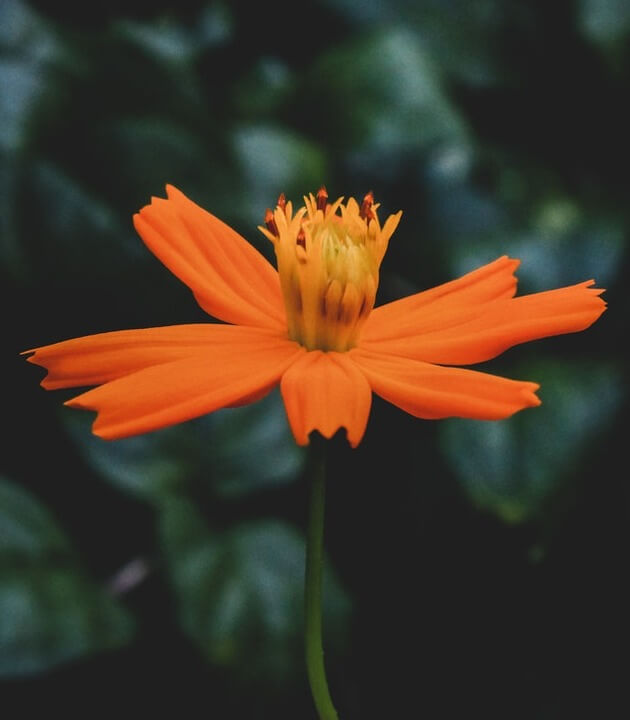
#> input picture DAY03/orange-flower.jpg, 630 x 720 px
$ python task3.py
#> lines starting #> are read from the running program, lines starting #| are printed output that depends on the picture
import cv2
import numpy as np
import matplotlib.pyplot as plt

#reading image OpenCv reads it in BGR format
img=cv2.imread("orange-flower.jpg")
#> img is the input picture: shape (720, 630, 3); mean B, G, R 40.5, 55.2, 67.7
rgb=img.copy()#copying image
height, width, channel=img.shape
#> height = 720; width = 630; channel = 3

#visiting every pixel and swapping blue and red channels
for i in range(height):
    for j in range(width):
        rgb[i, j, 0]=img[i, j, 2]
        rgb[i, j, 1]=img[i, j, 1]
        rgb[i, j, 2]=img[i, j, 0]
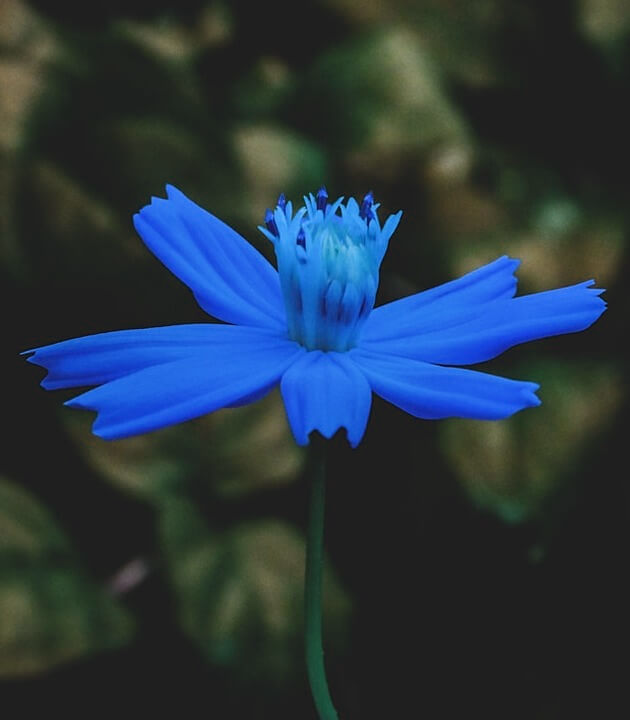
#> rgb: shape (720, 630, 3); mean B, G, R 67.7, 55.2, 40.5

#making an empty hsv image it also has 3 channels
hsv=np.zeros((height, width, 3), dtype=float)

#visiting every pixel of RGB image
for i in range(height):
    for j in range(width):

        #reading values and converting them in range 0 to 1
        r=rgb[i, j, 0]/255.0
        g=rgb[i, j, 1]/255.0
        b=rgb[i, j, 2]/255.0

        #finding max and min value
        maxVal=max(r, g, b)
        minVal=min(r, g, b)
        difference=maxVal-minVal#find difference

        #calculating hue
        if difference==0:
            H=0
        elif maxVal==r:
            H=(60*((g-b)/difference)+360)%360
        elif maxVal==g:
            H=(60*((b-r)/difference)+120)
        else:
            H=(60*((r-g)/difference)+240)

        #calculating saturation
        if maxVal==0:
            S=0
        else:
            S=difference/maxVal

        #calculating value
        V=maxVal

        #storing hsv values
        hsv[i, j, 0]=H
        hsv[i, j, 1]=S
        hsv[i, j, 2]=V
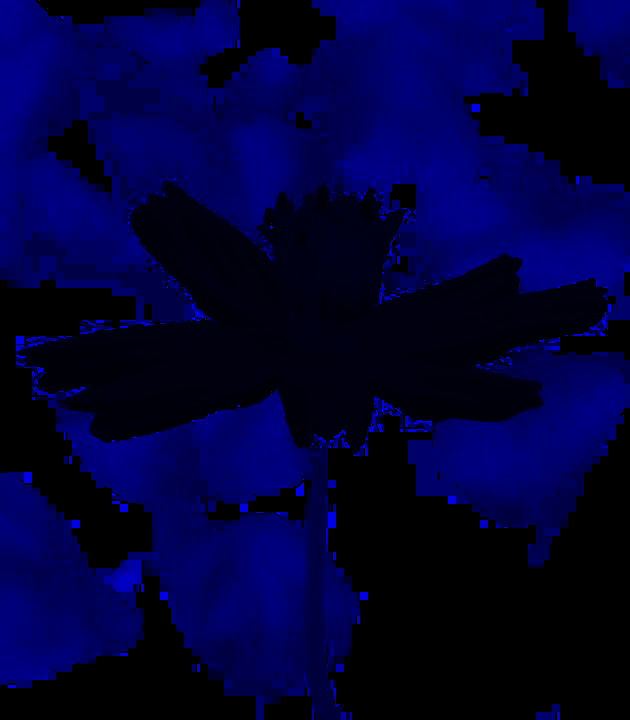
#> hsv: shape (720, 630, 3) float64; mean B, G, R 79.8, 0.3, 0.3; drawn with min black and max white

#making an empty hsl image it also has 3 channels
hsl=np.zeros((height, width, 3), dtype=float)
#visiting every pixel of RGB image
for i in range(height):
    for j in range(width):
        r=rgb[i, j, 0]/255.0
        g=rgb[i, j, 1]/255.0
        b=rgb[i, j, 2]/255.0

        maxVal=max(r, g, b)
        minVal=min(r, g, b)
        difference=maxVal-minVal

        #calculating hue
        if difference==0:
            H=0
        elif maxVal==r:
            H=(60*((g-b)/difference)+360)%360
        elif maxVal==g:
            H=(60*((b-r)/difference)+120)
        else:
            H=(60*((r-g)/difference)+240)

        #calculating lightness
        L=(maxVal+minVal)/2

        #calculating saturation
        if difference==0:
            S=0
        else:
            S=difference/(1-abs(2*L-1))

        #storing hsl values
        hsl[i, j, 0]=H
        hsl[i, j, 1]=S
        hsl[i, j, 2]=L

#making an empty xyz image
xyz=np.zeros((height, width, 3), dtype=float)
for i in range(height):
    for j in range(width):
        r=rgb[i, j, 0]/255.0
        g=rgb[i, j, 1]/255.0
        b=rgb[i, j, 2]/255.0

        #applying gamma correction and this converts sRGB values into linear RGB values
        if r>0.04045:
            r=((r+0.055)/1.055)**2.4
        else:
            r=r/12.92

        if g>0.04045:
            g=((g+0.055)/1.055)**2.4
        else:
            g=g/12.92

        if b>0.04045:
            b=((b+0.055)/1.055)**2.4
        else:
            b=b/12.92

        #converting RGB to XYZ values
        X=(0.4124*r)+(0.3576*g)+(0.1805*b)
        Y=(0.2126*r)+(0.7152*g)+(0.0722*b)
        Z=(0.0193*r)+(0.1192*g)+(0.9505*b)

        #storing xyz values
        xyz[i, j, 0]=X
        xyz[i, j, 1]=Y
        xyz[i, j, 2]=Z
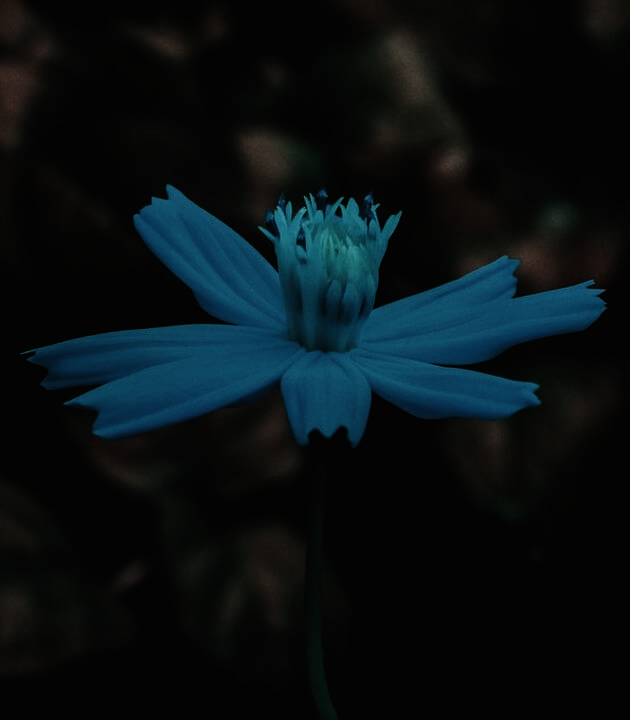
#> xyz: shape (720, 630, 3) float64; mean B, G, R 0.0791, 0.0669, 0.0332

#reference white values
Xn=0.95047
Yn=1.00000
Zn=1.08883

#an empty lab image
lab=np.zeros((height, width, 3), dtype=float)
for i in range(height):
    for j in range(width):
        #normalize xyz values
        X=xyz[i, j, 0]/Xn
        Y=xyz[i, j, 1]/Yn
        Z=xyz[i, j, 2]/Zn

        #applying formula
        if X>0.008856:
            X=X**(1/3)
        else:
            X=(7.787*X)+(16/116)

        if Y>0.008856:
            Y=Y**(1/3)
        else:
            Y=(7.787*Y)+(16/116)

        if Z>0.008856:
            Z=Z**(1/3)
        else:
            Z=(7.787*Z)+(16/116)

        #calculating lab values
        L=(116*Y)-16
        A=500*(X-Y)
        B=200*(Y-Z)

        lab[i, j, 0]=L
        lab[i, j, 1]=A
        lab[i, j, 2]=B
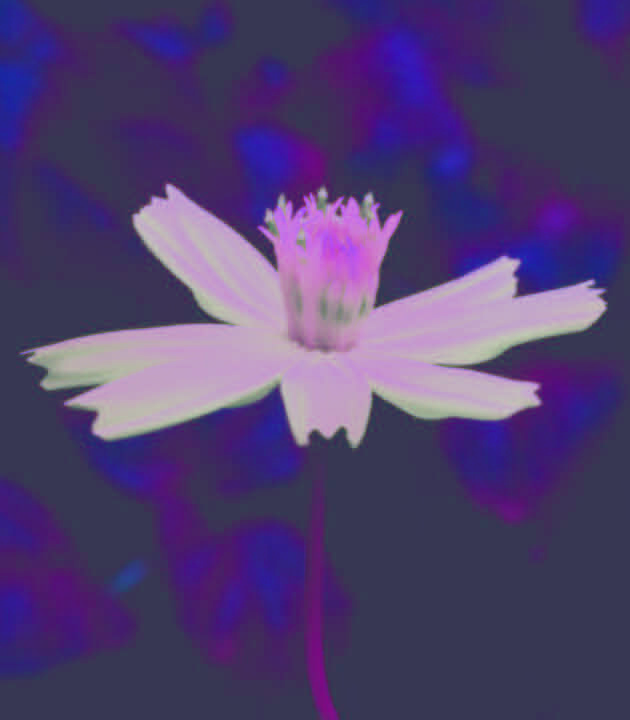
#> lab: shape (720, 630, 3) float64; mean B, G, R 24.4, 3.4, 10.8; drawn with min black and max white

#an empty grayscale image
gray=np.zeros((height, width), dtype=np.uint8)
for i in range(height):
    for j in range(width):
        r=rgb[i, j, 0]
        g=rgb[i, j, 1]
        b=rgb[i, j, 2]

        #converting rgb into grayscale
        grayVal=(0.299*r)+(0.587*g)+(0.114*b)
        gray[i, j]=int(grayVal)
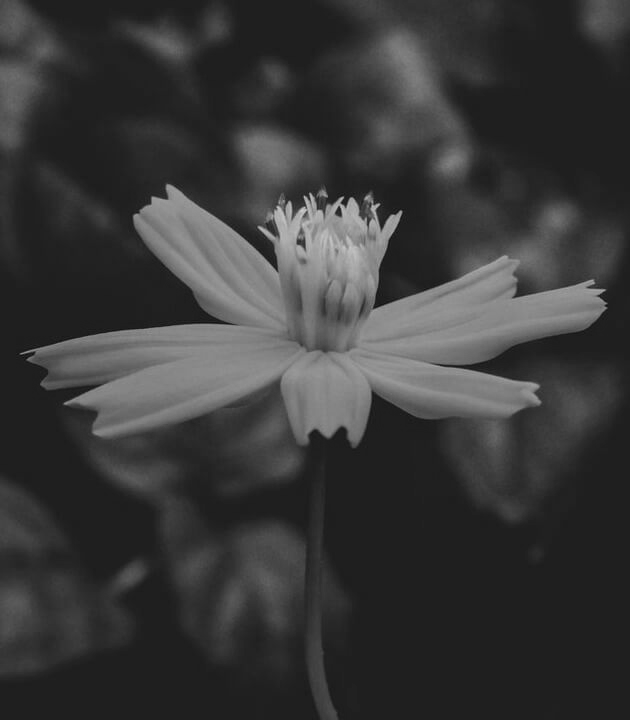
#> gray: shape (720, 630); min 13, max 204, mean 56.9

plt.figure(figsize=(18, 10))
plt.subplot(2, 3, 1)
plt.imshow(img[:, :, ::-1])#converting bgr to rgb for display
plt.title("Image")
plt.axis("off")

plt.subplot(2, 3, 2)
plt.imshow(rgb)
plt.title("RGB")
plt.axis("off")

#hsv values normalized for visualization
plt.subplot(2, 3, 3)
hsvDis=np.zeros_like(rgb, dtype=float)
hsvDis[:, :, 0]=hsv[:, :, 0]/360
hsvDis[:, :, 1]=hsv[:, :, 1]
hsvDis[:, :, 2]=hsv[:, :, 2]
plt.imshow(hsvDis)
plt.title("HSV")
plt.axis("off")

#hsl values normalized for visualization
plt.subplot(2, 3, 4)
hslDis=np.zeros_like(rgb, dtype=float)
hslDis[:, :, 0]=hsl[:, :, 0]/360
hslDis[:, :, 1]=hsl[:, :, 1]
hslDis[:, :, 2]=hsl[:, :, 2]
plt.imshow(hslDis)
plt.title("HSL")
plt.axis("off")

#lab values normalized for visualization
plt.subplot(2, 3, 5)
labDis=np.zeros_like(rgb, dtype=float)
labDis[:, :, 0]=lab[:, :, 0]/100
labDis[:, :, 1]=(lab[:, :, 1]+128)/255
labDis[:, :, 2]=(lab[:, :, 2]+128)/255
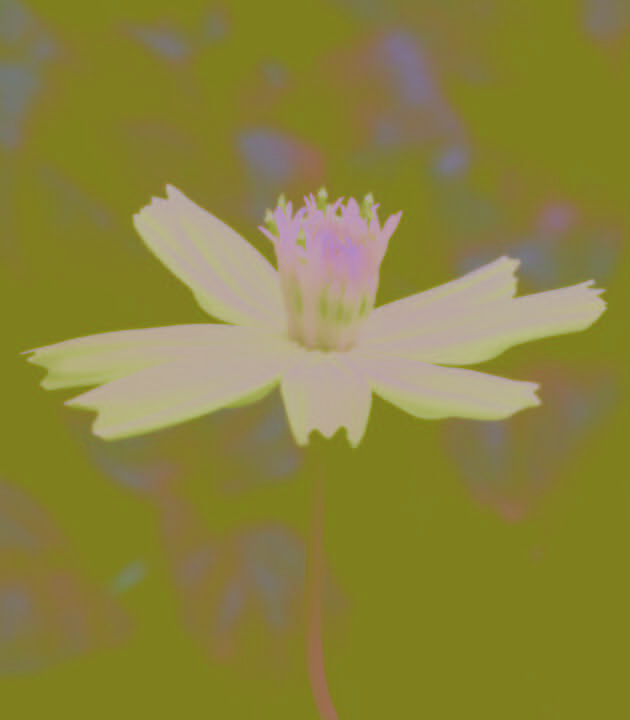
#> labDis: shape (720, 630, 3) float64; mean B, G, R 0.244, 0.515, 0.544
plt.imshow(labDis)
plt.title("LAB")
plt.axis("off")

plt.subplot(2, 3, 6)
plt.imshow(gray, cmap="gray")
plt.title("GRAYSCALE")
plt.axis("off")

plt.show()
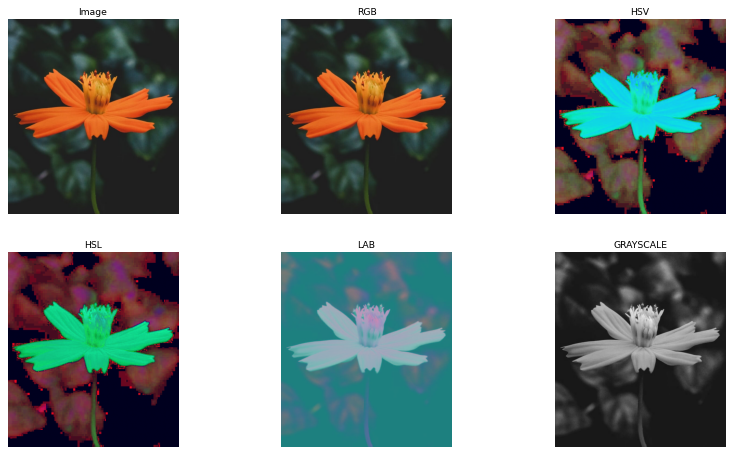
#> figure drawn by matplotlib, 6 panels; B, G, R data is drawn as R, G, B

#RGB used to display images on cameras, computers and mobile screens.

#HSV is used for color detection and object segmentation as
#it separates color from brightness

#HSL is used in graphic design and image enhancement and many
#computer applications because it separates brightness from
#color information

#Grayscale is used in edge detection, thresholding and other image processing.

$ run again, with DAY03/task1(fig).png saved as DAY03/orange-flower.jpg
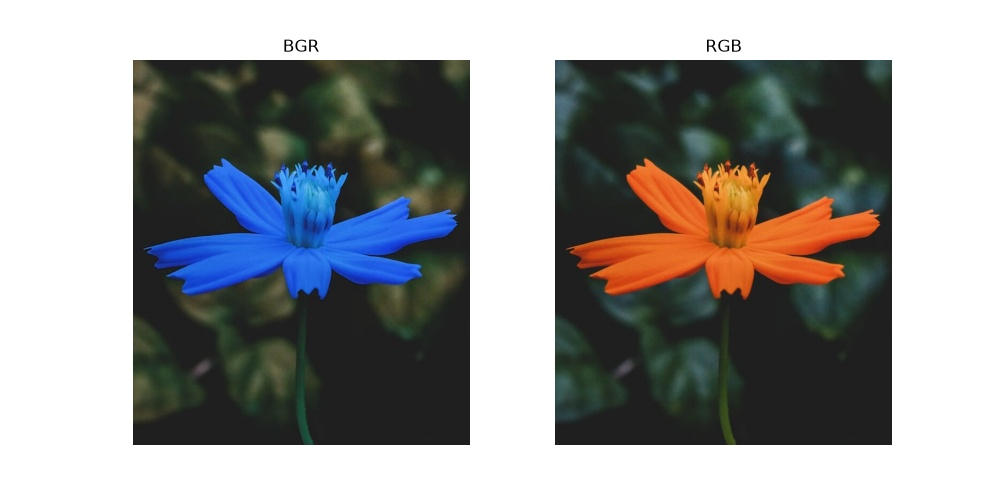
#> input picture DAY03/task1(fig).png, 1000 x 500 px
#> img is the input picture: shape (500, 1000, 3); mean B, G, R 150.4, 150.9, 150.4
#> after the loop `for i in range(height):`:
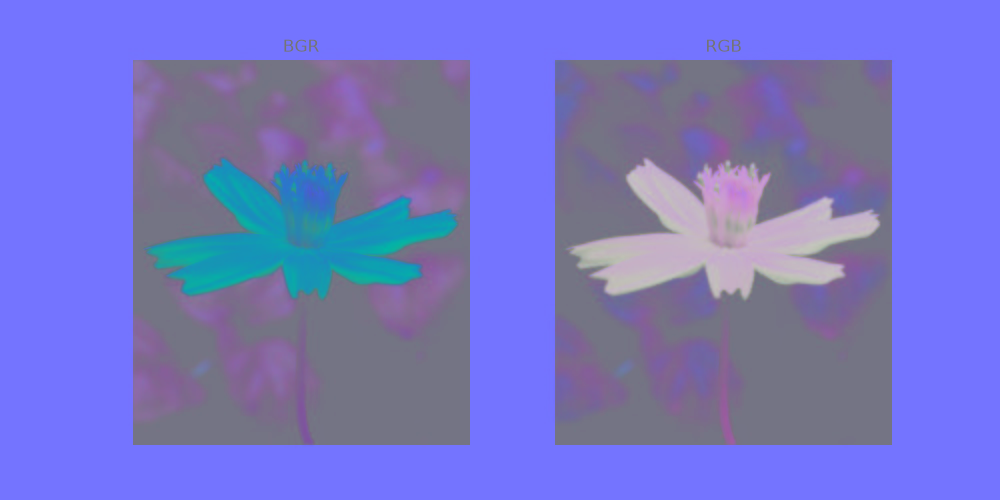
#> lab: shape (500, 1000, 3) float64; mean B, G, R 60.2, 1.1, 0.9; drawn with min black and max white
#> `labDis[:, :, 2]=(lab[:, :, 2]+128)/255`:
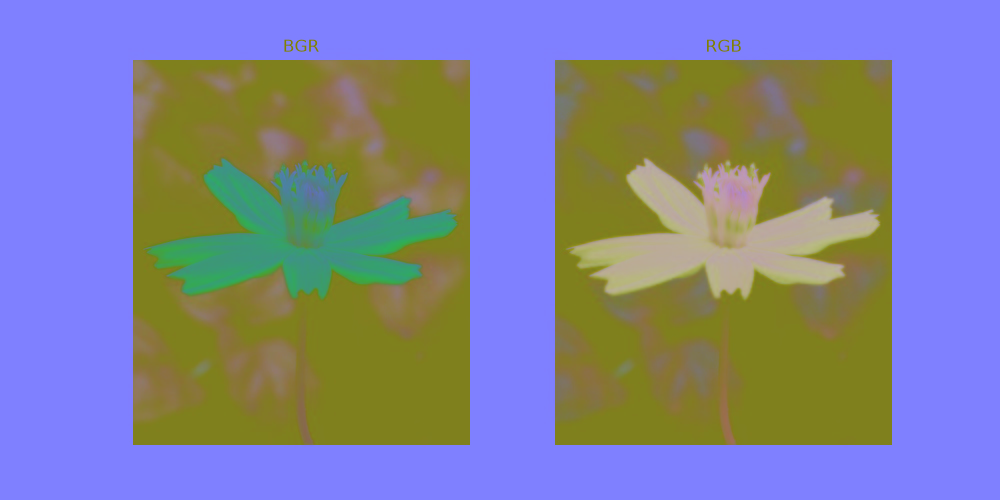
#> labDis: shape (500, 1000, 3) float64; mean B, G, R 0.602, 0.506, 0.506
